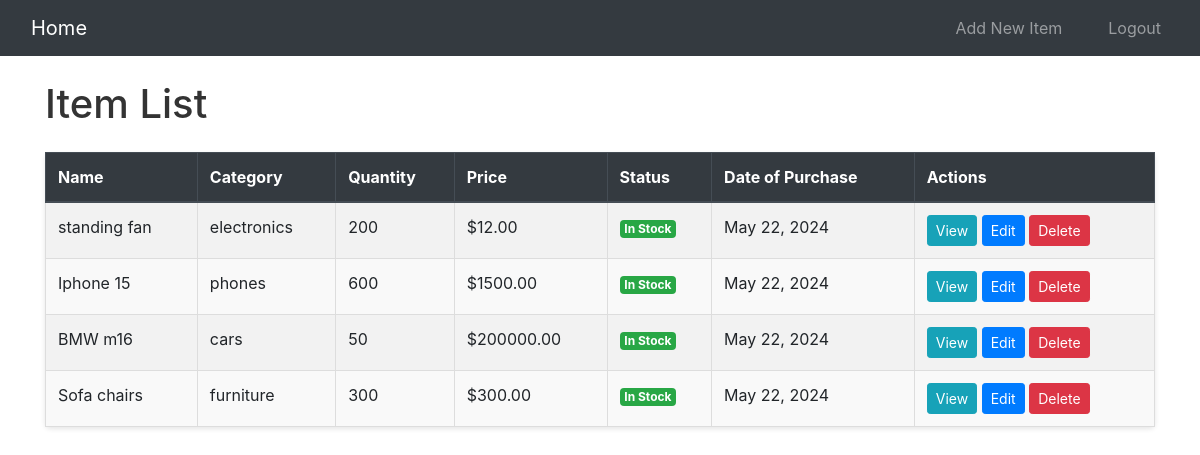
Before: / (signed in) with the older database file.
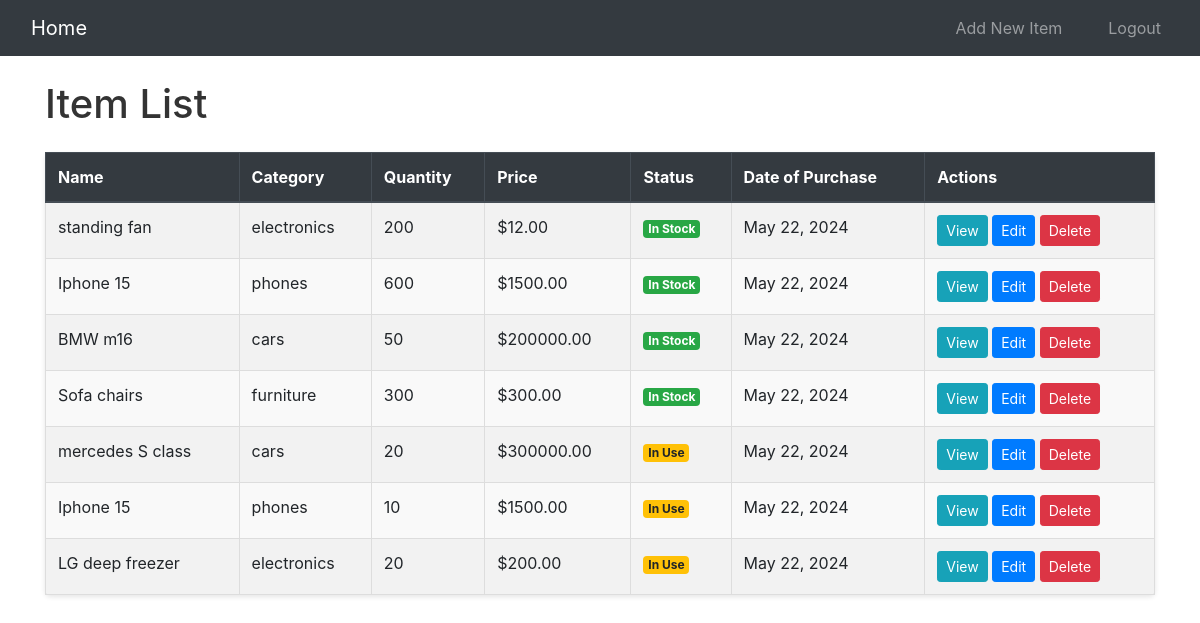
After: the same page with the newer database file.
### inventory/models.py (models this page shows, shortened)
class Item(models.Model):
    STATUS_CHOICES = [
        ('in_stock', 'In Stock'),
        ('in_use', 'In Use'),
    ]
    name = models.CharField(max_length=100)
    category = models.ForeignKey(Category, on_delete=models.CASCADE)
    quantity = models.IntegerField()
    price = models.DecimalField(max_digits=10, decimal_places=2)
    status = models.CharField(max_length=10, choices=STATUS_CHOICES, default='in_stock')
    date_of_purchase = models.DateField(null=True, default=datetime.date.today)

class Category(models.Model):
    name = models.CharField(max_length=100)

### inventory/views.py (the view)
# urls.py: path('', views.item_list, name='item_list'),
@login_required
def item_list(request):
    items = Item.objects.all()
    return render(request, 'inventory/item_list.html', {'items': items})

### inventory/templates/inventory/item_list.html (shortened to what this page needs)
{% extends 'inventory/base.html' %}
{% block content %}
<h1 class="my-4">Item List</h1>
<table class="table table-striped table-hover">
    <thead class="thead-dark">
        <tr>
            <th>Name</th>
            <th>Category</th>
            <th>Quantity</th>
            <th>Price</th>
            <th>Status</th>
            <th>Date of Purchase</th>
            <th>Actions</th>
        </tr>
    </thead>
    <tbody>
        {% for item in items %}
        <tr>
            <td>{{ item.name }}</td>
            <td>{{ item.category.name }}</td>
            <td>{{ item.quantity }}</td>
            <td>${{ item.price }}</td>
            <td>
                {% if item.status == 'in_stock' %}
                    <span class="badge badge-success">In Stock</span>
                {% else %}
                    <span class="badge badge-warning">In Use</span>
                {% endif %}
            </td>
            <td>{{ item.date_of_purchase }}</td>
            <td>
                <a href="{% url 'item_detail' item.pk %}" class="btn btn-info btn-sm">View</a>
                <a href="{% url 'item_edit' item.pk %}" class="btn btn-primary btn-sm">Edit</a>
                <form action="{% url 'item_delete' item.pk %}" method="post" style="display:inline;">
                    <button type="submit" class="btn btn-danger btn-sm">Delete</button>
                </form>
            </td>
        </tr>
        {% endfor %}
    </tbody>
</table>
{% endblock %}

### inventory/templates/inventory/base.html (shortened to what this page needs)
<!DOCTYPE html>
<html lang="en">
<head>
    {% load static %}
    <link rel="stylesheet" href="{% static 'inventory/style.css' %}">
    <link href="https://stackpath.bootstrapcdn.com/bootstrap/4.5.2/css/bootstrap.min.css" rel="stylesheet">
</head>
<body>
    <nav class="navbar navbar-expand-lg navbar-dark bg-dark">
        <a class="navbar-brand" href="{% url 'item_list' %}">Home</a>
        <div class="collapse navbar-collapse" id="navbarNav">
            <ul class="navbar-nav ml-auto">
                {% if user.is_authenticated %}
                    <li class="nav-item">
                        <a class="nav-link" href="{% url 'item_new' %}">Add New Item</a>
                    </li>
                    <li class="nav-item">
                        <a class="nav-link" href="{% url 'logout' %}">Logout</a>
                    </li>
                {% else %}
                    <li class="nav-item">
                        <a class="nav-link" href="{% url 'login' %}">Login</a>
                    </li>
                {% endif %}
            </ul>
        </div>
    </nav>
    <div class="container mt-4">
        {% block content %}
        {% endblock %}
    </div>
</body>
</html>

### inventory/static/inventory/style.css (style rules this page uses)
body { font-family: Arial, sans-serif; margin: 0; padding: 0; background-color: #f4f4f4; }
nav { background-color: #333; color: #fff; padding: 10px; text-align: center; }
nav a { color: #fff; margin: 0 15px; text-decoration: none; }
h1 { color: #333; margin-bottom: 20px; }
table { width: 100%; border-collapse: collapse; margin-bottom: 20px; background-color: #fff; border-radius: 5px; box-shadow: 0 2px 5px rgba(0, 0, 0, 0.1); }
table, th, td { border: 1px solid #ddd; padding: 12px; text-align: left; }
th { background-color: #f2f2f2; }
tr:nth-child(even) { background-color: #f9f9f9; }
button { background-color: #28a745; color: white; padding: 10px 15px; border: none; border-radius: 4px; cursor: pointer; }

Changed rows visible on the page:
added Item: name "mercedes S class", category.name "cars", quantity "20", price "300000.00", status "In Use", date_of_purchase "May 22, 2024"
added Item: name "Iphone 15", category.name "phones", quantity "10", price "1500.00", status "In Use", date_of_purchase "May 22, 2024"
added Item: name "LG deep freezer", category.name "electronics", quantity "20", price "200.00", status "In Use", date_of_purchase "May 22, 2024"
